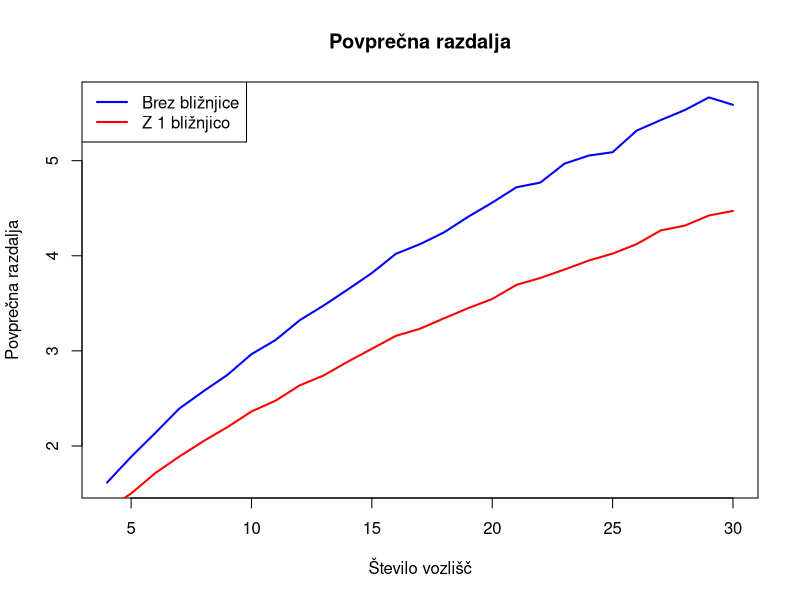
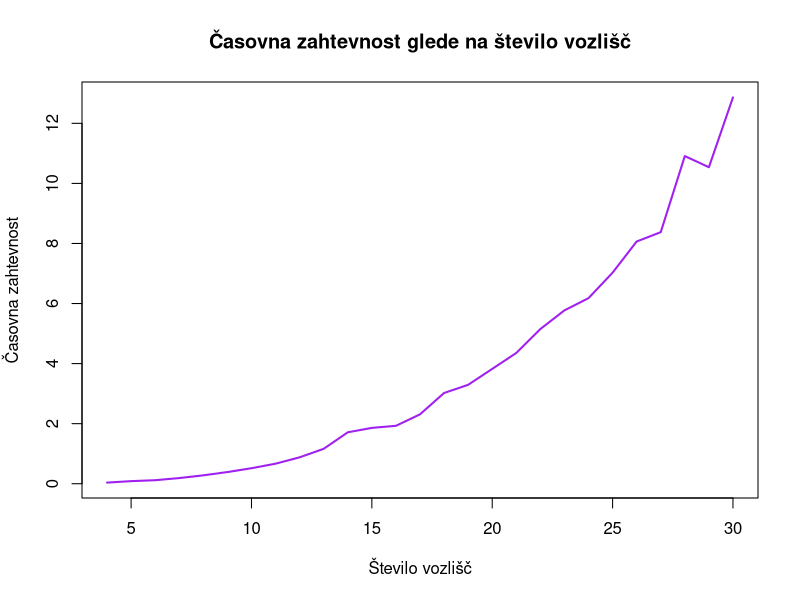

Here is the R script that generated these plots, in order:
# 30 vozlišč - od 4-30 povprečna razdalja
#k=[(323/200, 4/3), (943/500, 3/2), (267/125, 643/375), (359/150, 661/350), (7209/2800, 41/20), (2473/900, 1319/600), (2669/900, 10633/4500), (4282/1375, 13621/5500), (10961/3300, 4351/1650), (6781/1950, 5347/1950), (16589/4550, 26267/9100), (20047/5250, 31733/10500), (3217/800, 18949/6000), (1752/425, 1374/425), (16243/3825, 12787/3825), (18853/4275, 11797/3420), (10828/2375, 8421/2375), (118/25, 77569/21000), (55093/11550, 21754/5775), (31428/6325, 48773/12650), (34867/6900, 54497/13800), (76337/15000, 30173/7500), (86393/16250, 13399/3250), (95249/17550, 149761/35100), (7469/1350, 27199/6300), (57503/10150, 6193/1400), (20254/3625, 48628/10875)]
# casovna zahtevnost od 4 do 30 vozlisc, 100 ponovitev
# c(0.03810882568359375, 0.08606791496276855, 0.11784577369689941, 0.18931293487548828, 0.2793898582458496, 0.3898029327392578, 0.516772985458374, 0.6682438850402832, 0.8797562122344971, 1.1637969017028809, 1.7128551006317139, 1.8596279621124268, 1.9283311367034912, 2.3112289905548096, 3.021643877029419, 3.294095039367676, 3.824557065963745, 4.354859828948975, 5.15162205696106, 5.773301839828491, 6.179880857467651, 7.027637958526611, 8.0659019947052, 8.376453876495361, 10.90943717956543, 10.538290023803711, 12.862576007843018)

y=c(323/200, 943/500, 267/125, 359/150, 7209/2800, 2473/900, 2669/900, 4282/1375, 10961/3300, 6781/1950, 16589/4550, 20047/5250, 3217/800, 1752/425, 16243/3825, 18853/4275, 10828/2375, 118/25, 55093/11550, 31428/6325, 34867/6900, 76337/15000, 86393/16250, 95249/17550, 7469/1350, 57503/10150, 20254/3625)
x= c(4:30)
z=c(4/3, 3/2, 643/375, 661/350, 41/20, 1319/600, 10633/4500, 13621/5500, 4351/1650, 5347/1950, 26267/9100, 31733/10500, 18949/6000, 1374/425, 12787/3825, 11797/3420, 8421/2375, 77569/21000, 21754/5775, 48773/12650, 54497/13800, 30173/7500, 13399/3250, 149761/35100, 27199/6300, 6193/1400, 48628/10875)

plot(x,y, xlab="Število vozlišč", ylab="Povprečna razdalja", main="Povprečna razdalja", type="l", col="blue", lwd=2)
lines(x,z,col="red", lwd=2)
legend("topleft", legend = c("Brez bližnjice","Z 1 bližnjico"), col=c("blue","red"), lwd=2)
(z/y)*100

y= c(0.03810882568359375, 0.08606791496276855, 0.11784577369689941, 0.18931293487548828, 0.2793898582458496, 0.3898029327392578, 0.516772985458374, 0.6682438850402832, 0.8797562122344971, 1.1637969017028809, 1.7128551006317139, 1.8596279621124268, 1.9283311367034912, 2.3112289905548096, 3.021643877029419, 3.294095039367676, 3.824557065963745, 4.354859828948975, 5.15162205696106, 5.773301839828491, 6.179880857467651, 7.027637958526611, 8.0659019947052, 8.376453876495361, 10.90943717956543, 10.538290023803711, 12.862576007843018)
x=c(4:30)
plot(x,y, xlab="Število vozlišč", ylab="Časovna zahtevnost", main="Časovna zahtevnost glede na število vozlišč", type="l", col="purple", lwd=2)

